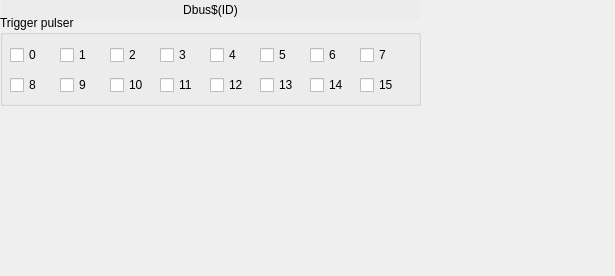
<?xml version="1.0" encoding="UTF-8"?>
<ui version="4.0">
 <class>Form</class>
 <widget class="QWidget" name="Form">
  <property name="geometry">
   <rect>
    <x>0</x>
    <y>0</y>
    <width>615</width>
    <height>276</height>
   </rect>
  </property>
  <property name="windowTitle">
   <string>Prescaler</string>
  </property>
  <widget class="caLabel" name="calabel">
   <property name="geometry">
    <rect>
     <x>1</x>
     <y>0</y>
     <width>419</width>
     <height>19</height>
    </rect>
   </property>
   <property name="styleSheet">
    <string notr="true">background-color: rgb(236, 236, 236, 255);</string>
   </property>
   <property name="text">
    <string>Dbus$(ID)</string>
   </property>
   <property name="alignment">
    <set>Qt::AlignCenter</set>
   </property>
  </widget>
  <widget class="QGroupBox" name="groupBox_2">
   <property name="geometry">
    <rect>
     <x>0</x>
     <y>15</y>
     <width>421</width>
     <height>91</height>
    </rect>
   </property>
   <property name="title">
    <string>Trigger pulser</string>
   </property>
   <widget class="caToggleButton" name="catogglebutton_3">
    <property name="geometry">
     <rect>
      <x>10</x>
      <y>30</y>
      <width>41</width>
      <height>20</height>
     </rect>
    </property>
    <property name="text">
     <string>0</string>
    </property>
    <property name="channel" stdset="0">
     <string notr="true">$(EVR):PulserMap-Dbus$(ID)-SP.B0</string>
    </property>
   </widget>
   <widget class="caToggleButton" name="catogglebutton_11">
    <property name="geometry">
     <rect>
      <x>60</x>
      <y>30</y>
      <width>41</width>
      <height>20</height>
     </rect>
    </property>
    <property name="text">
     <string>1</string>
    </property>
    <property name="channel" stdset="0">
     <string notr="true">$(EVR):PulserMap-Dbus$(ID)-SP.B1</string>
    </property>
   </widget>
   <widget class="caToggleButton" name="catogglebutton_12">
    <property name="geometry">
     <rect>
      <x>110</x>
      <y>30</y>
      <width>41</width>
      <height>20</height>
     </rect>
    </property>
    <property name="text">
     <string>2</string>
    </property>
    <property name="channel" stdset="0">
     <string notr="true">$(EVR):PulserMap-Dbus$(ID)-SP.B2</string>
    </property>
   </widget>
   <widget class="caToggleButton" name="catogglebutton_13">
    <property name="geometry">
     <rect>
      <x>160</x>
      <y>30</y>
      <width>41</width>
      <height>20</height>
     </rect>
    </property>
    <property name="text">
     <string>3</string>
    </property>
    <property name="channel" stdset="0">
     <string notr="true">$(EVR):PulserMap-Dbus$(ID)-SP.B3</string>
    </property>
   </widget>
   <widget class="caToggleButton" name="catogglebutton_14">
    <property name="geometry">
     <rect>
      <x>210</x>
      <y>30</y>
      <width>41</width>
      <height>20</height>
     </rect>
    </property>
    <property name="text">
     <string>4</string>
    </property>
    <property name="channel" stdset="0">
     <string notr="true">$(EVR):PulserMap-Dbus$(ID)-SP.B4</string>
    </property>
   </widget>
   <widget class="caToggleButton" name="catogglebutton_15">
    <property name="geometry">
     <rect>
      <x>260</x>
      <y>30</y>
      <width>41</width>
      <height>20</height>
     </rect>
    </property>
    <property name="text">
     <string>5</string>
    </property>
    <property name="channel" stdset="0">
     <string notr="true">$(EVR):PulserMap-Dbus$(ID)-SP.B5</string>
    </property>
   </widget>
   <widget class="caToggleButton" name="catogglebutton_16">
    <property name="geometry">
     <rect>
      <x>310</x>
      <y>30</y>
      <width>41</width>
      <height>20</height>
     </rect>
    </property>
    <property name="text">
     <string>6</string>
    </property>
    <property name="channel" stdset="0">
     <string notr="true">$(EVR):PulserMap-Dbus$(ID)-SP.B6</string>
    </property>
   </widget>
   <widget class="caToggleButton" name="catogglebutton_17">
    <property name="geometry">
     <rect>
      <x>360</x>
      <y>30</y>
      <width>41</width>
      <height>20</height>
     </rect>
    </property>
    <property name="text">
     <string>7</string>
    </property>
    <property name="channel" stdset="0">
     <string notr="true">$(EVR):PulserMap-Dbus$(ID)-SP.B7</string>
    </property>
   </widget>
   <widget class="caToggleButton" name="catogglebutton_18">
    <property name="geometry">
     <rect>
      <x>10</x>
      <y>60</y>
      <width>51</width>
      <height>20</height>
     </rect>
    </property>
    <property name="text">
     <string>8</string>
    </property>
    <property name="channel" stdset="0">
     <string notr="true">$(EVR):PulserMap-Dbus$(ID)-SP.B8</string>
    </property>
   </widget>
   <widget class="caToggleButton" name="catogglebutton_19">
    <property name="geometry">
     <rect>
      <x>60</x>
      <y>60</y>
      <width>51</width>
      <height>20</height>
     </rect>
    </property>
    <property name="text">
     <string>9</string>
    </property>
    <property name="channel" stdset="0">
     <string notr="true">$(EVR):PulserMap-Dbus$(ID)-SP.B9</string>
    </property>
   </widget>
   <widget class="caToggleButton" name="catogglebutton_20">
    <property name="geometry">
     <rect>
      <x>110</x>
      <y>60</y>
      <width>51</width>
      <height>20</height>
     </rect>
    </property>
    <property name="text">
     <string>10</string>
    </property>
    <property name="channel" stdset="0">
     <string notr="true">$(EVR):PulserMap-Dbus$(ID)-SP.BA</string>
    </property>
   </widget>
   <widget class="caToggleButton" name="catogglebutton_21">
    <property name="geometry">
     <rect>
      <x>160</x>
      <y>60</y>
      <width>41</width>
      <height>20</height>
     </rect>
    </property>
    <property name="text">
     <string>11</string>
    </property>
    <property name="channel" stdset="0">
     <string notr="true">$(EVR):PulserMap-Dbus$(ID)-SP.BB</string>
    </property>
   </widget>
   <widget class="caToggleButton" name="catogglebutton_22">
    <property name="geometry">
     <rect>
      <x>210</x>
      <y>60</y>
      <width>51</width>
      <height>20</height>
     </rect>
    </property>
    <property name="text">
     <string>12</string>
    </property>
    <property name="channel" stdset="0">
     <string notr="true">$(EVR):PulserMap-Dbus$(ID)-SP.BC</string>
    </property>
   </widget>
   <widget class="caToggleButton" name="catogglebutton_23">
    <property name="geometry">
     <rect>
      <x>260</x>
      <y>60</y>
      <width>51</width>
      <height>20</height>
     </rect>
    </property>
    <property name="text">
     <string>13</string>
    </property>
    <property name="channel" stdset="0">
     <string notr="true">$(EVR):PulserMap-Dbus$(ID)-SP.BD</string>
    </property>
   </widget>
   <widget class="caToggleButton" name="catogglebutton_24">
    <property name="geometry">
     <rect>
      <x>310</x>
      <y>60</y>
      <width>51</width>
      <height>20</height>
     </rect>
    </property>
    <property name="text">
     <string>14</string>
    </property>
    <property name="channel" stdset="0">
     <string notr="true">$(EVR):PulserMap-Dbus$(ID)-SP.BE</string>
    </property>
   </widget>
   <widget class="caToggleButton" name="catogglebutton_25">
    <property name="geometry">
     <rect>
      <x>360</x>
      <y>60</y>
      <width>51</width>
      <height>20</height>
     </rect>
    </property>
    <property name="text">
     <string>15</string>
    </property>
    <property name="channel" stdset="0">
     <string notr="true">$(EVR):PulserMap-Dbus$(ID)-SP.BF</string>
    </property>
   </widget>
  </widget>
 </widget>
 <customwidgets>
  <customwidget>
   <class>caToggleButton</class>
   <extends>QCheckBox</extends>
   <header>caToggleButton</header>
  </customwidget>
  <customwidget>
   <class>caLabel</class>
   <extends>QLabel</extends>
   <header>caLabel</header>
  </customwidget>
 </customwidgets>
 <resources/>
 <connections/>
</ui>
